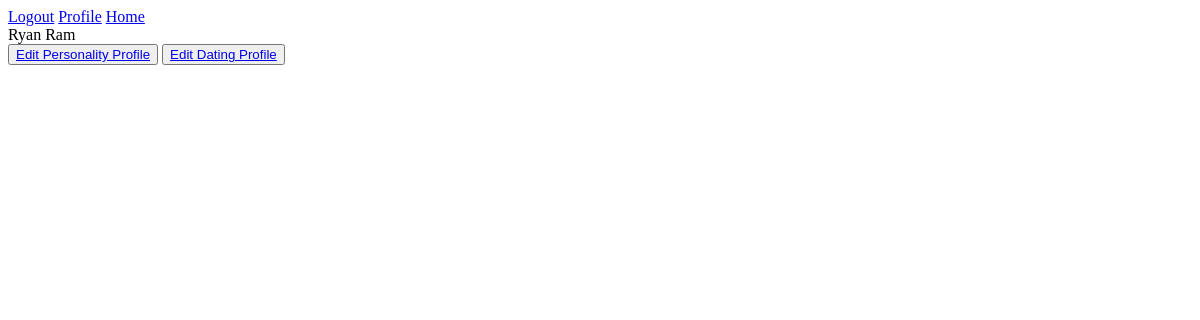
The page /profile/ (signed in) on the database as committed earlier.
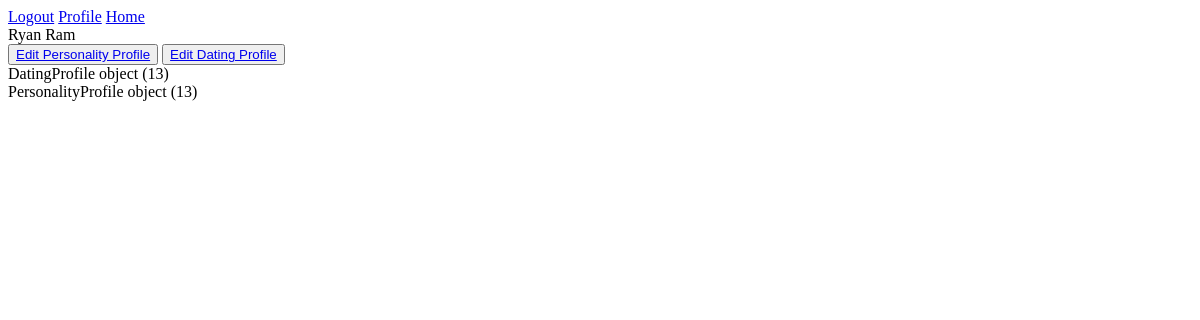
The same page on the database as committed later.
### app/models.py (models this page shows)
class DatingProfile(models.Model):
    user_profile = models.ForeignKey(
        Profile,
        on_delete=models.CASCADE,
        related_name="dating_profile_user",
        null=True,
    )
    created = models.BooleanField(default=False)
    profile_pic = models.ImageField(upload_to="", null=True, blank=True)
    gender_options = (("Male", "MALE"), ("Female", "FEMALE"))
    interested_in_options = ("Men", "MEN"), ("Women", "WOMEN"), ("Both", "BOTH")
    yes_or_no_options = (("Yes", "YES"), ("No", "NO"))
    gender = models.CharField(max_length=50, choices=gender_options, null=True)
    age = models.IntegerField(null=True)
    interested_in = models.CharField(
        max_length=50, choices=interested_in_options, null=True
    )
    smoker = models.CharField(max_length=50, choices=yes_or_no_options, null=True)

class PersonalityProfile(models.Model):
    user_profile = models.ForeignKey(
        Profile,
        on_delete=models.CASCADE,
        related_name="personality_profile_user",
        null=True,
    )
    created = models.BooleanField(default=False)
    yes_or_no_options = (("1", "YES"), ("1", "NO"))
    what_are_you_looking_for_options = (
        ("1", "Long-term partner"),
        ("2", "Short-term partner"),
        ("3", "Still figuring out"),
    )
    music_options = (
        ("1", "METAL"),
        ("2", "CLASSIC"),
        ("3", "COUNTRY"),
        ("4", "POP"),
        ("5", "HIP-HOP"),
        ("6", "GOSPEL"),
    )
    outdoor_indoor_options = (("1", "OUTDOOR"), ("2", "INDOOR"))
    what_do_you_do_for_fun_options = (
        ("1", "HIKING"),
        ("2", "GAMING"),
        ("3", "Reading"),
        ("4", "SINGING"),
        ("5", "SPORTS"),
        ("6", "DANCING"),
        ("7", "TRAVEL"),
        ("8", "POETRY"),
    )
    movie_genre_options = (
        ("1", "HORROR"),
        ("2", "ROMANCE"),
        ("3", "COMEDY"),
        ("4", "ACTION"),
        ("5", "ANIME"),
        ("6", "SCI-FI"),
    )
    interests = models.CharField(
        max_length=50, choices=what_are_you_looking_for_options, null=True
    )
    do_you_like_drinking = models.CharField(
        max_length=50, choices=yes_or_no_options, null=True
    )
    are_you_active = models.CharField(
        max_length=50, choices=yes_or_no_options, null=True
    )
    music_pick = models.CharField(max_length=300, choices=music_options, null=True)
    outdoor_indoor_pick = models.CharField(
        max_length=50, choices=outdoor_indoor_options, null=True
    )
    what_do_you_do_for_fun_pick = models.CharField(
        max_length=300, choices=what_do_you_do_for_fun_options, null=True
    )
    movie_pick = models.CharField(
        max_length=300, choices=movie_genre_options, null=True
    )

### app/views.py (the view)
# urls.py: path("profile/", profileView, name="profile"),
def profileView(request):
    user = request.user
    user_profile = request.user.profile
    dating_profile, created = DatingProfile.objects.get_or_create(
        user_profile=user_profile
    )
    personality_profile, created = PersonalityProfile.objects.get_or_create(
        user_profile=user_profile
    )
    context = {
        "user": user,
        "user_profile": user_profile,
        "dating_profile": dating_profile,
        "personality_profile": personality_profile,
    }
    return render(request, "userProfile.html", context)

### app/templates/userProfile.html
{% extends 'home.html'%} {%block content%}
<div id="profile_information_container">
  <div id="profile_name_container">{{user.first_name}} {{user.last_name}}</div>
</div>
<button>
  <a href="{%url 'personality'%}">Edit Personality Profile</a>
</button>
<button>
  <a href="{%url 'dating'%}">Edit Dating Profile</a>
</button>
{% if user_profile.has_dating_profile %}
<div id="dating_profile_information_container">
  {% if dating_profile.created %} {{dating_profile}} {% endif %}
</div>
<div id="personality_profile_container">
  {% if personality_profile.created %}{{personality_profile}}{% endif %}
</div>
{% endif %} {%endblock content%}

### app/templates/home.html (shortened to what this page needs)
{% load static %}
<body>
    <div id="navigation_container">
        <a href="{%url 'logout'%}">Logout</a>
        <a href ="{% url 'profile'%}">Profile</a>
        <a href ="{% url 'home'%}">Home</a>
    </div>
    {% block content %}{% endblock content %}
</body>
</html>

Rows that differ between the two databases and show on the page:
added DatingProfile: id "DatingProfile object (13)"
added PersonalityProfile: id "PersonalityProfile object (13)"
